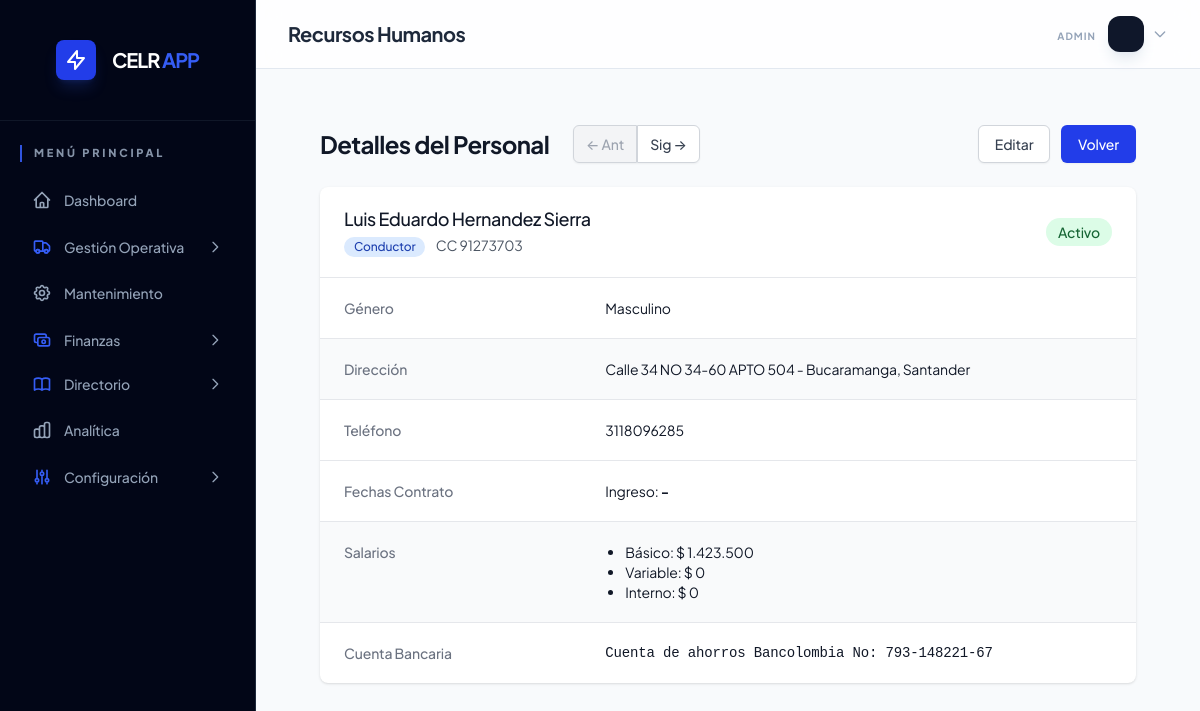
Page /personnel_details.php?id=1 (signed in) on the committed database.
### tables this page shows
CREATE TABLE `personnel` (
  `id` int(11) NOT NULL AUTO_INCREMENT,
  `firstname` varchar(255) DEFAULT NULL,
  `lastname` varchar(255) DEFAULT NULL,
  `document_number` varchar(50) DEFAULT NULL,
  `phone` varchar(50) DEFAULT NULL,
  `license_number` varchar(50) DEFAULT NULL,
  `active` tinyint(1) DEFAULT 1,
  `address` varchar(255) DEFAULT NULL,
  `country` varchar(100) DEFAULT 'Colombia',
  `city_residence` varchar(100) DEFAULT NULL,
  `dob` date DEFAULT NULL,
  `bank_account` varchar(100) DEFAULT NULL,
  `type` enum('Administrativo','Conductor','Socio / Propietario') DEFAULT 'Conductor',
  `document_type` enum('CC','CE','NIT','Pasaporte') DEFAULT 'CC',
  `city` varchar(100) DEFAULT NULL,
  `department` varchar(100) DEFAULT NULL,
  `gender` enum('Masculino','Femenino') DEFAULT 'Masculino',
  `license_category` varchar(10) DEFAULT NULL,
  `date_entry` date DEFAULT NULL,
  `date_exit` date DEFAULT NULL,
  `salary_basic` decimal(15,2) DEFAULT 0.00,
  `salary_variable` decimal(15,2) DEFAULT 0.00,
  `salary_internal` decimal(15,2) DEFAULT 0.00,
  `transport_assistance` decimal(15,2) DEFAULT 0.00,
  `license_expiry` date DEFAULT NULL,
  PRIMARY KEY (`id`),
  KEY `idx_personnel_active` (`active`,`type`)
);

### includes/functions.php (called while the page is built, shortened)
<?php
require_once 'db.php';
if (!function_exists('formatCurrency')) {
    function formatCurrency($amount)
    {
        global $pdo;
        static $cfg = null;
        if ($cfg === null) {
            $stmt = $pdo->query("SELECT currency_symbol, decimal_separator, thousands_separator, decimal_count FROM config LIMIT 1");
            $cfg = $stmt->fetch();
        }
        $symbol = $cfg['currency_symbol'] ?? '$';
        $dec_sep = $cfg['decimal_separator'] ?? ',';
        $thou_sep = $cfg['thousands_separator'] ?? '.';
        $dec_count = $cfg['decimal_count'] ?? 0;
        return $symbol . ' ' . number_format($amount, $dec_count, $dec_sep, $thou_sep);
    }
}
?>

### personnel_details.php (the view, shortened to what this page needs)
<?php
include 'includes/db.php';
include 'includes/functions.php';
include 'includes/header.php';
$id = $_GET['id'];
$stmt = $pdo->prepare("SELECT * FROM personnel WHERE id = ?");
$stmt->execute([$id]);
$p = $stmt->fetch();
$stmtPrev = $pdo->prepare("SELECT MAX(id) FROM personnel WHERE id < ?");
$stmtPrev->execute([$id]);
$prevId = $stmtPrev->fetchColumn();
$stmtNext = $pdo->prepare("SELECT MIN(id) FROM personnel WHERE id > ?");
$stmtNext->execute([$id]);
$nextId = $stmtNext->fetchColumn();
?>
<div class="max-w-7xl mx-auto px-4 sm:px-6 lg:px-8 py-6">
    <div class="mb-6 flex items-center justify-between">
        <div class="flex items-center">
            <h1 class="text-2xl font-bold text-gray-900">Detalles del Personal</h1>
            <span class="inline-flex rounded-md shadow-sm ml-6">
                <?php if ($prevId): ?>
                    <a href="personnel_details.php?id=<?php echo $prevId; ?>"
                        class="inline-flex items-center px-3 py-2 border border-gray-300 text-sm font-medium rounded-l-md text-gray-700 bg-white hover:bg-gray-50"
                        title="Anterior">
                        &larr; Ant
                    </a>
                <?php else: ?>
                    <span
                        class="inline-flex items-center px-3 py-2 border border-gray-300 text-sm font-medium rounded-l-md text-gray-400 bg-gray-100 cursor-not-allowed">
                        &larr; Ant
                    </span>
                <?php endif; ?>
                <?php if ($nextId): ?>
                    <a href="personnel_details.php?id=<?php echo $nextId; ?>"
                        class="inline-flex items-center px-3 py-2 border border-gray-300 text-sm font-medium rounded-r-md text-gray-700 bg-white hover:bg-gray-50"
                        title="Siguiente">
                        Sig &rarr;
                    </a>
                <?php endif; ?>
            </span>
        </div>
        <div>
            <a href="personnel_form.php?id=<?php echo $p['id']; ?>"
                class="inline-flex items-center px-4 py-2 border border-gray-300 rounded-md shadow-sm text-sm font-medium text-gray-700 bg-white hover:bg-gray-50 focus:outline-none mr-2">
                Editar
            </a>
            <a href="personnel.php"
                class="inline-flex items-center px-4 py-2 border border-transparent rounded-md shadow-sm text-sm font-medium text-white bg-brand-600 hover:bg-brand-700 focus:outline-none">
                Volver
            </a>
        </div>
    </div>
    <div class="bg-white shadow overflow-hidden sm:rounded-lg mb-6">
        <div class="px-4 py-5 sm:px-6 flex justify-between items-center">
            <div>
                <h3 class="text-lg leading-6 font-medium text-gray-900">
                    <?php echo htmlspecialchars($p['firstname'] . ' ' . $p['lastname']); ?>
                </h3>
                <p class="mt-1 max-w-2xl text-sm text-gray-500">
                    <span
                        class="inline-flex items-center px-2.5 py-0.5 rounded-full text-xs font-medium <?php echo $p['type'] === 'Administrativo' ? 'bg-purple-100 text-purple-800' : 'bg-blue-100 text-blue-800'; ?>">
                        <?php echo ucfirst($p['type']); ?>
                    </span>
                    <span
                        class="ml-2 text-gray-600"><?php echo $p['document_type'] . ' ' . $p['document_number']; ?></span>
                </p>
            </div>
            <?php if ($p['active']): ?>
                <span
                    class="inline-flex items-center px-3 py-1 rounded-full text-sm font-medium bg-green-100 text-green-800">Activo</span>
            <?php else: ?>
                <span
                    class="inline-flex items-center px-3 py-1 rounded-full text-sm font-medium bg-red-100 text-red-800">Inactivo</span>
            <?php endif; ?>
        </div>
        <div class="border-t border-gray-200 px-4 py-5 sm:p-0">
            <dl class="sm:divide-y sm:divide-gray-200">
                <div class="py-4 sm:py-5 sm:grid sm:grid-cols-3 sm:gap-4 sm:px-6">
                    <dt class="text-sm font-medium text-gray-500">Género</dt>
                    <dd class="mt-1 text-sm text-gray-900 sm:mt-0 sm:col-span-2"><?php echo $p['gender']; ?></dd>
                </div>
                <div class="py-4 sm:py-5 sm:grid sm:grid-cols-3 sm:gap-4 sm:px-6 bg-gray-50">
                    <dt class="text-sm font-medium text-gray-500">Dirección</dt>
                    <dd class="mt-1 text-sm text-gray-900 sm:mt-0 sm:col-span-2">
                        <?php echo $p['address'] . ' - ' . $p['city'] . ', ' . $p['department']; ?>
                    </dd>
                </div>
                <div class="py-4 sm:py-5 sm:grid sm:grid-cols-3 sm:gap-4 sm:px-6">
                    <dt class="text-sm font-medium text-gray-500">Teléfono</dt>
                    <dd class="mt-1 text-sm text-gray-900 sm:mt-0 sm:col-span-2"><?php echo $p['phone']; ?></dd>
                </div>
                <div class="py-4 sm:py-5 sm:grid sm:grid-cols-3 sm:gap-4 sm:px-6">
                    <dt class="text-sm font-medium text-gray-500">Fechas Contrato</dt>
                    <dd class="mt-1 text-sm text-gray-900 sm:mt-0 sm:col-span-2">
                        Ingreso:
                        <strong><?php echo $p['date_entry'] ? date('d/m/Y', strtotime($p['date_entry'])) : '-'; ?></strong>
                    </dd>
                </div>
                <div class="py-4 sm:py-5 sm:grid sm:grid-cols-3 sm:gap-4 sm:px-6 bg-gray-50">
                    <dt class="text-sm font-medium text-gray-500">Salarios</dt>
                    <dd class="mt-1 text-sm text-gray-900 sm:mt-0 sm:col-span-2">
                        <ul class="list-disc pl-5">
                            <li>Básico: <?php echo formatCurrency($p['salary_basic']); ?></li>
                            <li>Variable: <?php echo formatCurrency($p['salary_variable']); ?></li>
                            <li>Interno: <?php echo formatCurrency($p['salary_internal']); ?></li>
                        </ul>
                    </dd>
                </div>
                <div class="py-4 sm:py-5 sm:grid sm:grid-cols-3 sm:gap-4 sm:px-6">
                    <dt class="text-sm font-medium text-gray-500">Cuenta Bancaria</dt>
                    <dd class="mt-1 text-sm text-gray-900 sm:mt-0 sm:col-span-2 font-mono">
                        <?php echo $p['bank_account']; ?>
                    </dd>
                </div>
            </dl>
        </div>
    </div>
</div>
<?php include 'includes/footer.php'; ?>

### index.css (style rules this page uses)
:root { --brand-50: #eff6ff; --brand-100: #dbeafe; --brand-200: #bfdbfe; --brand-500: #3b82f6; --brand-600: #2563eb; --brand-700: #1d4ed8; --brand-800: #1e40af; --slate-50: #f8fafc; --slate-100: #f1f5f9; --slate-200: #e2e8f0; --slate-300: #cbd5e1; --slate-400: #94a3b8; --slate-500: #64748b; --slate-600: #475569; --slate-700: #334155; --slate-800: #1e293b; --slate-900: #0f172a; --slate-950: #020617; }
body { background-color: var(--slate-50); font-family: 'Plus Jakarta Sans', system-ui, -apple-system, sans-serif; color: var(--slate-800); -webkit-font-smoothing: antialiased; letter-spacing: -0.01em; }
.font-mono { font-family: 'JetBrains Mono', monospace; }
h1, h2, h3, .font-bold { letter-spacing: -0.025em; }

### rows in the picture
personnel: firstname+lastname "Luis Eduardo Hernandez Sierra", type "Conductor", document_type "CC", document_number "91273703", gender "Masculino", address "Calle 34 NO 34-60 APTO 504", city "Bucaramanga", department "Santander", phone "3118096285", salary_variable "$ 0", salary_internal "$ 0", bank_account "Cuenta de ahorros Bancolombia No: 793-148221-67"

### other values in the picture
$item['name'] "Dashboard"
$item['name'] "Gestión Operativa"
$item['name'] "Mantenimiento"
$item['name'] "Finanzas"
$item['name'] "Directorio"
$item['name'] "Analítica"
$item['name'] "Configuración"
$_SESSION['role'] "ADMIN"
formatCurrency($p['salary_basic']) "$ 1.423.500"
